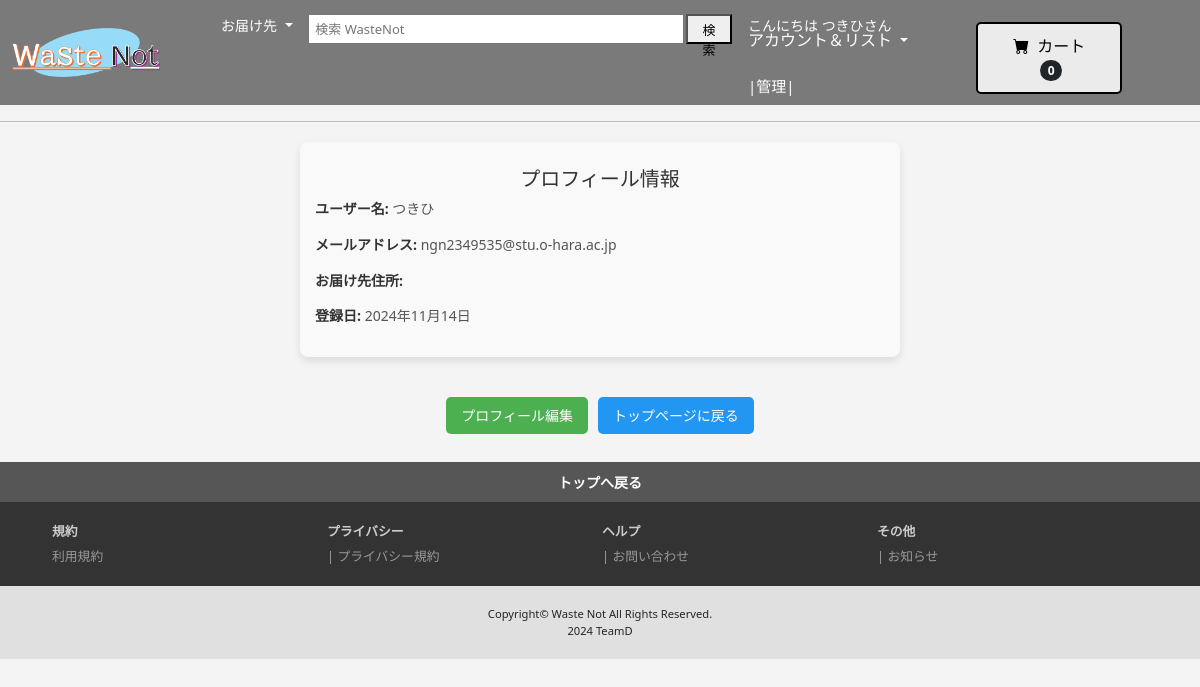
Screenshot of /profile/ (signed in) with the database file from the repository.
### dgroupLogin/models.py (models this page shows)
class CustomUser(AbstractUser):
    address = models.CharField(max_length=255, blank=True)  # 住所フィールドを追加

### dgroupapp/views.py (the view)
# urls.py: path('profile/', views.profile, name='profile'),
@login_required
def profile(request):
    return render(request, 'profile.html', {'user': request.user})

### dgroupapp/templates/profile.html (shortened to what this page needs)
{% extends "base.html" %}
{% block content %}
<hr>
<div class="profile-info">
    <h3>プロフィール情報</h3>
    <p><strong>ユーザー名:</strong> {{ user.username }}</p>
    <p><strong>メールアドレス:</strong> {{ user.email }}</p>
    <p><strong>お届け先住所:</strong> {{ user.address }}</p>
    <p><strong>登録日:</strong> {{ user.date_joined|date:"Y年m月d日" }}</p>
</div>
<div class="button-container">
    <a href="#" class="profile-btn">プロフィール編集</a>
    <a href="{% url 'index' %}" class="profile2-btn">トップページに戻る</a>
</div>
{% endblock %}

### dgroupapp/templates/base.html (shortened to what this page needs)
{% load static %}
<!DOCTYPE html>
<html lang="ja">
<head>
    <link href="{% static 'css/purchase.css' %}" rel="stylesheet" />
    <link href="{% static 'css/styles.css' %}" rel="stylesheet" />
    <link href="{% static 'css/custom.css' %}" rel="stylesheet" />
    <link rel="stylesheet" type="text/css" href="https://cdn.jsdelivr.net/npm/slick-carousel@1.8.1/slick/slick.css"/>
    <link rel="stylesheet" type="text/css" href="https://cdn.jsdelivr.net/npm/slick-carousel@1.8.1/slick/slick-theme.css"/>
    <link href="https://cdn.jsdelivr.net/npm/bootstrap-icons@1.5.0/font/bootstrap-icons.css" rel="stylesheet" />
</head>
<body>
    <nav class="navbar navbar-expand-lg custom-navbar">
        <div class="container px-4 px-lg-5">
            <a href="{% url 'index' %}">
                <img src="{% static 'assets/img/title.png' %}" class="navbar-brand" style="width: 165px; height: auto; margin-left: -70px;">
            </a>
            <div class="collapse navbar-collapse custom-collapse" id="navbarSupportedContent">
                <ul class="navbar-nav me-auto mb-2 mb-lg-0 ms-lg-4">
                    <li class="nav-item dropdown">
                        <a class="nav-link dropdown-toggle" id="navbarDropdown" href="#" role="button" data-bs-toggle="dropdown" aria-expanded="false">
                            <span class="small-text">お届け先</span>
                        </a>
                    </li>
                    <li class="nav-item">
                        <form method="GET" action="{% url 'dgroupapp:index' %}" class="search-form">
                            <input type="text" name="name" placeholder="検索 WasteNot" class="search-input" value="{{ request.GET.name }}">
                            <button type="submit" class="search-button">検索</button>
                        </form>
                    </li>
                    <ul class="nav">
                        {% if user.is_authenticated %}
                        <li class="nav-item dropdown">
                            <a class="nav-link dropdown-toggle" id="navbarDropdown" href="#" role="button" data-bs-toggle="dropdown" aria-expanded="false">
                                <span class="small-text">こんにちは {{ user.username }}さん</span><br>アカウント＆リスト
                            </a>
                        </li>
                            {% if user.is_superuser %}
                                <li class="nav-item">
                                    <a href="{% url 'dgroupapp:superuser_only' %}" class="nav-link">|管理|</a>
                                </li>
                            {% endif %}
                        {% endif %}
                    </ul>
                </ul>
                {% if user.is_authenticated %}
                <form action="{% url 'purchaseapp:cart' user.id %}" class="d-flex">
                    <button class="btn custom-btn" type="submit">
                        <i class="bi-cart-fill me-1"></i>
                        カート
                        <span class="badge bg-dark text-white ms-1 rounded-pill">0</span>
                    </button>
                </form>
                {% endif %}
            </div>
        </div>
    </nav>
    {% block content %}{% endblock %}
    <a href="#" id="page-top">トップへ戻る</a>
    <div id="footermenu2-parts">
        <ul>
        <li class="title">規約</li>
        <a href="{% url 'dgroupapp:teams' %}" class="footer-link">利用規約</a>
        </ul>
        <ul>
        <li class="title">プライバシー</li>
        <a href="{% url 'dgroupapp:privacy' %}" class="footer-link">| プライバシー規約</a>
        </ul>
        <ul>
        <li class="title">ヘルプ</li>
        <a href="/contact/" class="footer-link">| お問い合わせ</a>
        </ul>
        <ul>
        <li class="title">その他</li>
        <a href="#!" class="footer-link">| お知らせ</a>
        </ul>
    </div>
<footer>
    <small>Copyright&copy; <a href="">Waste Not</a> All Rights Reserved.</small>
    <span class="pr"><a href="https://www.o-hara.ac.jp/" target="_blank">2024 TeamD</a></span>
</footer>
</body>
</html>

### dgroupapp/static/css/custom.css (style rules this page uses)
.custom-navbar { background-color: #7a7a7a; font-size: 15px; padding: 0; }
.custom-navbar .nav-item { color: #ffffff; margin-top: 5px; }
.custom-navbar .nav-link { color: #ffffff; padding: 8px 12px; display: block; text-align: left; margin-top: 5px; }
.custom-btn { background-color: #ecebeb; color: #000000; border: 2px solid #000000; }
.search-form { display: flex; align-items: center; margin-left: 5px; margin-right: 5px; }
.search-input { height: 30px; font-size: 13px; margin-right: 2px; margin-left: 2px; padding: 5px; width: 380px; max-width: 490px; margin-top: 9px; }
.search-button { height: 30px; font-size: 13px; padding: 5px 8px; margin-top: 9px; margin-right: 3px; }
.dropdown-toggle { font-size: 16px; line-height: 0.9; margin-left: 0px; margin-bottom: 2px; }
.small-text { font-size: 14px; color: #ffffff; }
#footermenu2-parts { background: #333; color: #999; font-size: 0.8rem; padding: 20px 50px; display: flex; justify-content: space-between; align-items: flex-start; }
#footermenu2-parts a { text-decoration: none; color: inherit; }
#footermenu2-parts ul { margin: 0;list-style: none; padding: 0 2px; flex: 1; }
#footermenu2-parts .title { font-weight: bold; color: #ccc; padding-bottom: 5px; }
footer small { font-size: 100%; }
footer { font-size: 0.7rem; background: #e0e0e0; text-align: center; padding: 20px; }
footer a { color: inherit;text-decoration: none; }
footer .pr { display: block; }
.footer-link { text-decoration: none; color: #ffffff; }
.btn { margin-top: 10px; padding: 10px 20px; font-size: 16px; border-radius: 5px; cursor: pointer; transition: background-color 0.3s, box-shadow 0.3s; display: inline-block; }
.profile-info { background-color: #f9f9f9; border-radius: 8px; padding: 10px; box-shadow: 0 4px 8px rgba(0, 0, 0, 0.1); margin: 20px auto; max-width: 600px; width: 90%; }
h3 { font-size: 24px; color: #333; text-align: center; margin-top: 10px; }
.profile-info p { font-size: 16px; color: #555; line-height: 1.6; }
.profile-info strong { color: #333; }
.profile-btn, .profile2-btn { display: inline-block; padding: 10px 20px; margin-top: 20px; text-align: center; text-decoration: none; border-radius: 5px; font-size: 16px; transition: background-color 0.3s ease; }
.profile-info { background-color: #f9f9f9; border-radius: 8px; padding: 15px; box-shadow: 0 4px 8px rgba(0, 0, 0, 0.1); margin: 20px auto; max-width: 600px; width: 90%; }
h3 { font-size: 20px; color: #333; text-align: center; }
.profile-info p { font-size: 14px; color: #555; line-height: 1.4; }
.button-container { display: flex; justify-content: center; gap: 10px; margin-top: 20px; margin-bottom: 28px; }
.profile-btn, .profile2-btn { padding: 8px 15px; text-align: center; text-decoration: none; border-radius: 5px; font-size: 14px; transition: background-color 0.3s ease; }
.profile-btn { background-color: #4CAF50; color: white; }
.profile2-btn { background-color: #2196F3; color: white; }
#page-top { display: block; font-size: 14px; font-weight: bold; padding: .7em; text-align: center; background: #565656; color: #ffffff; transition: .3s; text-decoration: none; }

### rows the page displays
CustomUser: username "つきひ", email "ngn2349535@stu.o-hara.ac.jp", date_joined "2024年11月14日"
